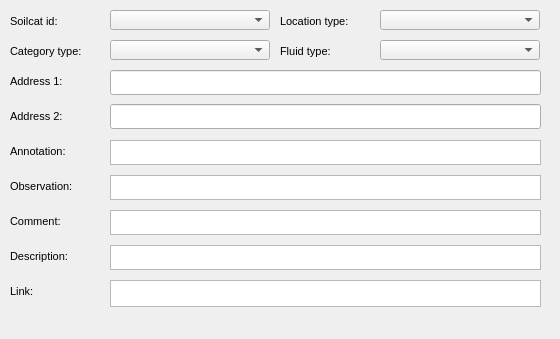
     <widget class="QWidget" name="page_14">
      <property name="geometry">
       <rect>
        <x>0</x>
        <y>0</y>
        <width>560</width>
        <height>339</height>
       </rect>
      </property>
      <attribute name="label">
       <string>Additional information</string>
      </attribute>
      <widget class="QComboBox" name="soilcat_id">
       <property name="geometry">
        <rect>
         <x>110</x>
         <y>10</y>
         <width>160</width>
         <height>20</height>
        </rect>
       </property>
      </widget>
      <widget class="QLabel" name="label_location_type">
       <property name="geometry">
        <rect>
         <x>280</x>
         <y>10</y>
         <width>90</width>
         <height>22</height>
        </rect>
       </property>
       <property name="font">
        <font>
         <pointsize>8</pointsize>
        </font>
       </property>
       <property name="frameShape">
        <enum>QFrame::NoFrame</enum>
       </property>
       <property name="frameShadow">
        <enum>QFrame::Plain</enum>
       </property>
       <property name="text">
        <string>Location type:</string>
       </property>
       <property name="textFormat">
        <enum>Qt::AutoText</enum>
       </property>
       <property name="scaledContents">
        <bool>false</bool>
       </property>
       <property name="alignment">
        <set>Qt::AlignLeading|Qt::AlignLeft|Qt::AlignVCenter</set>
       </property>
       <property name="margin">
        <number>3</number>
       </property>
      </widget>
      <widget class="QLabel" name="label_adress_02">
       <property name="geometry">
        <rect>
         <x>10</x>
         <y>105</y>
         <width>90</width>
         <height>22</height>
        </rect>
       </property>
       <property name="font">
        <font>
         <pointsize>8</pointsize>
        </font>
       </property>
       <property name="frameShape">
        <enum>QFrame::NoFrame</enum>
       </property>
       <property name="frameShadow">
        <enum>QFrame::Plain</enum>
       </property>
       <property name="text">
        <string>Address 2:</string>
       </property>
       <property name="textFormat">
        <enum>Qt::AutoText</enum>
       </property>
       <property name="scaledContents">
        <bool>false</bool>
       </property>
       <property name="alignment">
        <set>Qt::AlignLeading|Qt::AlignLeft|Qt::AlignVCenter</set>
       </property>
       <property name="margin">
        <number>3</number>
       </property>
      </widget>
      <widget class="QComboBox" name="location_type">
       <property name="geometry">
        <rect>
         <x>380</x>
         <y>10</y>
         <width>160</width>
         <height>20</height>
        </rect>
       </property>
      </widget>
      <widget class="QLabel" name="label_observ">
       <property name="geometry">
        <rect>
         <x>10</x>
         <y>175</y>
         <width>90</width>
         <height>22</height>
        </rect>
       </property>
       <property name="font">
        <font>
         <pointsize>8</pointsize>
        </font>
       </property>
       <property name="frameShape">
        <enum>QFrame::NoFrame</enum>
       </property>
       <property name="frameShadow">
        <enum>QFrame::Plain</enum>
       </property>
       <property name="text">
        <string>Observation:</string>
       </property>
       <property name="textFormat">
        <enum>Qt::AutoText</enum>
       </property>
       <property name="scaledContents">
        <bool>false</bool>
       </property>
       <property name="alignment">
        <set>Qt::AlignLeading|Qt::AlignLeft|Qt::AlignVCenter</set>
       </property>
       <property name="margin">
        <number>3</number>
       </property>
      </widget>
      <widget class="QLabel" name="label_fluid_type">
       <property name="geometry">
        <rect>
         <x>280</x>
         <y>40</y>
         <width>90</width>
         <height>22</height>
        </rect>
       </property>
       <property name="font">
        <font>
         <pointsize>8</pointsize>
        </font>
       </property>
       <property name="frameShape">
        <enum>QFrame::NoFrame</enum>
       </property>
       <property name="frameShadow">
        <enum>QFrame::Plain</enum>
       </property>
       <property name="text">
        <string>Fluid type:</string>
       </property>
       <property name="textFormat">
        <enum>Qt::AutoText</enum>
       </property>
       <property name="scaledContents">
        <bool>false</bool>
       </property>
       <property name="alignment">
        <set>Qt::AlignLeading|Qt::AlignLeft|Qt::AlignVCenter</set>
       </property>
       <property name="margin">
        <number>3</number>
       </property>
      </widget>
      <widget class="QLineEdit" name="adress_02">
       <property name="geometry">
        <rect>
         <x>110</x>
         <y>104</y>
         <width>431</width>
         <height>25</height>
        </rect>
       </property>
      </widget>
      <widget class="QLabel" name="label_adress_01">
       <property name="geometry">
        <rect>
         <x>10</x>
         <y>70</y>
         <width>90</width>
         <height>22</height>
        </rect>
       </property>
       <property name="font">
        <font>
         <pointsize>8</pointsize>
        </font>
       </property>
       <property name="frameShape">
        <enum>QFrame::NoFrame</enum>
       </property>
       <property name="frameShadow">
        <enum>QFrame::Plain</enum>
       </property>
       <property name="text">
        <string>Address 1:</string>
       </property>
       <property name="textFormat">
        <enum>Qt::AutoText</enum>
       </property>
       <property name="scaledContents">
        <bool>false</bool>
       </property>
       <property name="alignment">
        <set>Qt::AlignLeading|Qt::AlignLeft|Qt::AlignVCenter</set>
       </property>
       <property name="margin">
        <number>3</number>
       </property>
      </widget>
      <widget class="QLabel" name="label_category_type">
       <property name="geometry">
        <rect>
         <x>10</x>
         <y>40</y>
         <width>90</width>
         <height>22</height>
        </rect>
       </property>
       <property name="font">
        <font>
         <pointsize>8</pointsize>
        </font>
       </property>
       <property name="frameShape">
        <enum>QFrame::NoFrame</enum>
       </property>
       <property name="frameShadow">
        <enum>QFrame::Plain</enum>
       </property>
       <property name="text">
        <string>Category type:</string>
       </property>
       <property name="textFormat">
        <enum>Qt::AutoText</enum>
       </property>
       <property name="scaledContents">
        <bool>false</bool>
       </property>
       <property name="alignment">
        <set>Qt::AlignLeading|Qt::AlignLeft|Qt::AlignVCenter</set>
       </property>
       <property name="margin">
        <number>3</number>
       </property>
      </widget>
      <widget class="QComboBox" name="category_type">
       <property name="geometry">
        <rect>
         <x>110</x>
         <y>40</y>
         <width>160</width>
         <height>20</height>
        </rect>
       </property>
      </widget>
      <widget class="QLabel" name="label_link">
       <property name="geometry">
        <rect>
         <x>10</x>
         <y>280</y>
         <width>90</width>
         <height>22</height>
        </rect>
       </property>
       <property name="font">
        <font>
         <pointsize>8</pointsize>
        </font>
       </property>
       <property name="frameShape">
        <enum>QFrame::NoFrame</enum>
       </property>
       <property name="frameShadow">
        <enum>QFrame::Plain</enum>
       </property>
       <property name="text">
        <string>Link:</string>
       </property>
       <property name="textFormat">
        <enum>Qt::AutoText</enum>
       </property>
       <property name="scaledContents">
        <bool>false</bool>
       </property>
       <property name="alignment">
        <set>Qt::AlignLeading|Qt::AlignLeft|Qt::AlignVCenter</set>
       </property>
       <property name="margin">
        <number>3</number>
       </property>
      </widget>
      <widget class="QLabel" name="label_annotation">
       <property name="geometry">
        <rect>
         <x>10</x>
         <y>140</y>
         <width>90</width>
         <height>22</height>
        </rect>
       </property>
       <property name="font">
        <font>
         <pointsize>8</pointsize>
        </font>
       </property>
       <property name="frameShape">
        <enum>QFrame::NoFrame</enum>
       </property>
       <property name="frameShadow">
        <enum>QFrame::Plain</enum>
       </property>
       <property name="text">
        <string>Annotation:</string>
       </property>
       <property name="textFormat">
        <enum>Qt::AutoText</enum>
       </property>
       <property name="scaledContents">
        <bool>false</bool>
       </property>
       <property name="alignment">
        <set>Qt::AlignLeading|Qt::AlignLeft|Qt::AlignVCenter</set>
       </property>
       <property name="margin">
        <number>3</number>
       </property>
      </widget>
      <widget class="QTextEdit" name="comment">
       <property name="geometry">
        <rect>
         <x>110</x>
         <y>210</y>
         <width>431</width>
         <height>25</height>
        </rect>
       </property>
       <property name="frameShadow">
        <enum>QFrame::Sunken</enum>
       </property>
       <property name="lineWidth">
        <number>1</number>
       </property>
      </widget>
      <widget class="QTextEdit" name="descript">
       <property name="geometry">
        <rect>
         <x>110</x>
         <y>245</y>
         <width>431</width>
         <height>25</height>
        </rect>
       </property>
      </widget>
      <widget class="QLabel" name="label_soilcat_id">
       <property name="geometry">
        <rect>
         <x>10</x>
         <y>10</y>
         <width>90</width>
         <height>22</height>
        </rect>
       </property>
       <property name="font">
        <font>
         <pointsize>8</pointsize>
        </font>
       </property>
       <property name="frameShape">
        <enum>QFrame::NoFrame</enum>
       </property>
       <property name="frameShadow">
        <enum>QFrame::Plain</enum>
       </property>
       <property name="text">
        <string>Soilcat id:</string>
       </property>
       <property name="textFormat">
        <enum>Qt::AutoText</enum>
       </property>
       <property name="scaledContents">
        <bool>false</bool>
       </property>
       <property name="alignment">
        <set>Qt::AlignLeading|Qt::AlignLeft|Qt::AlignVCenter</set>
       </property>
       <property name="margin">
        <number>3</number>
       </property>
      </widget>
      <widget class="QLineEdit" name="adress_01">
       <property name="geometry">
        <rect>
         <x>110</x>
         <y>70</y>
         <width>431</width>
         <height>25</height>
        </rect>
       </property>
       <property name="echoMode">
        <enum>QLineEdit::Normal</enum>
       </property>
      </widget>
      <widget class="QTextEdit" name="observ">
       <property name="geometry">
        <rect>
         <x>110</x>
         <y>175</y>
         <width>431</width>
         <height>25</height>
        </rect>
       </property>
      </widget>
      <widget class="QLabel" name="label_descript">
       <property name="geometry">
        <rect>
         <x>10</x>
         <y>245</y>
         <width>91</width>
         <height>22</height>
        </rect>
       </property>
       <property name="font">
        <font>
         <pointsize>8</pointsize>
        </font>
       </property>
       <property name="frameShape">
        <enum>QFrame::NoFrame</enum>
       </property>
       <property name="frameShadow">
        <enum>QFrame::Plain</enum>
       </property>
       <property name="text">
        <string>Description:</string>
       </property>
       <property name="textFormat">
        <enum>Qt::AutoText</enum>
       </property>
       <property name="scaledContents">
        <bool>false</bool>
       </property>
       <property name="alignment">
        <set>Qt::AlignLeading|Qt::AlignLeft|Qt::AlignVCenter</set>
       </property>
       <property name="margin">
        <number>3</number>
       </property>
      </widget>
      <widget class="QLabel" name="label_comment">
       <property name="geometry">
        <rect>
         <x>10</x>
         <y>210</y>
         <width>90</width>
         <height>22</height>
        </rect>
       </property>
       <property name="font">
        <font>
         <pointsize>8</pointsize>
        </font>
       </property>
       <property name="frameShape">
        <enum>QFrame::NoFrame</enum>
       </property>
       <property name="frameShadow">
        <enum>QFrame::Plain</enum>
       </property>
       <property name="text">
        <string>Comment:</string>
       </property>
       <property name="textFormat">
        <enum>Qt::AutoText</enum>
       </property>
       <property name="scaledContents">
        <bool>false</bool>
       </property>
       <property name="alignment">
        <set>Qt::AlignLeading|Qt::AlignLeft|Qt::AlignVCenter</set>
       </property>
       <property name="margin">
        <number>3</number>
       </property>
      </widget>
      <widget class="QTextEdit" name="link">
       <property name="geometry">
        <rect>
         <x>110</x>
         <y>280</y>
         <width>431</width>
         <height>27</height>
        </rect>
       </property>
      </widget>
      <widget class="QTextEdit" name="annotation">
       <property name="geometry">
        <rect>
         <x>110</x>
         <y>140</y>
         <width>431</width>
         <height>25</height>
        </rect>
       </property>
       <property name="frameShape">
        <enum>QFrame::StyledPanel</enum>
       </property>
       <property name="frameShadow">
        <enum>QFrame::Raised</enum>
       </property>
      </widget>
      <widget class="QComboBox" name="fluid_type">
       <property name="geometry">
        <rect>
         <x>380</x>
         <y>40</y>
         <width>160</width>
         <height>20</height>
        </rect>
       </property>
      </widget>
     </widget>
